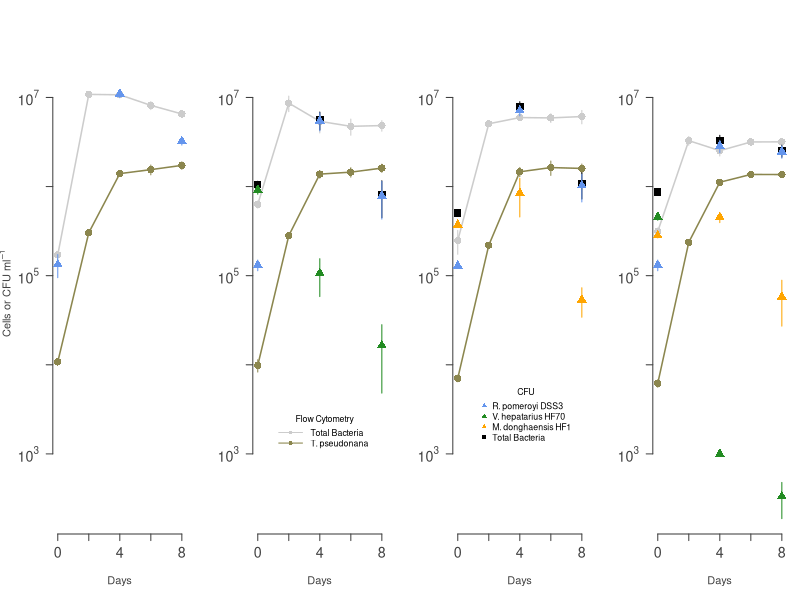
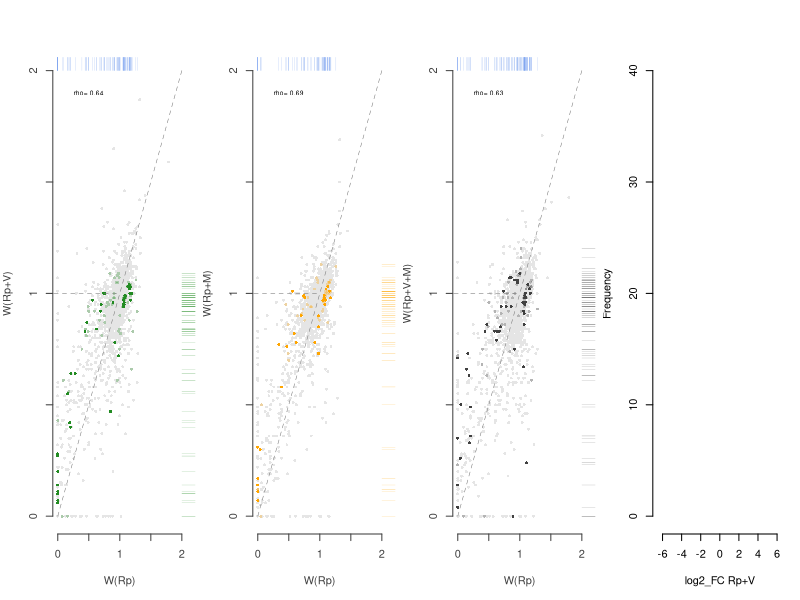
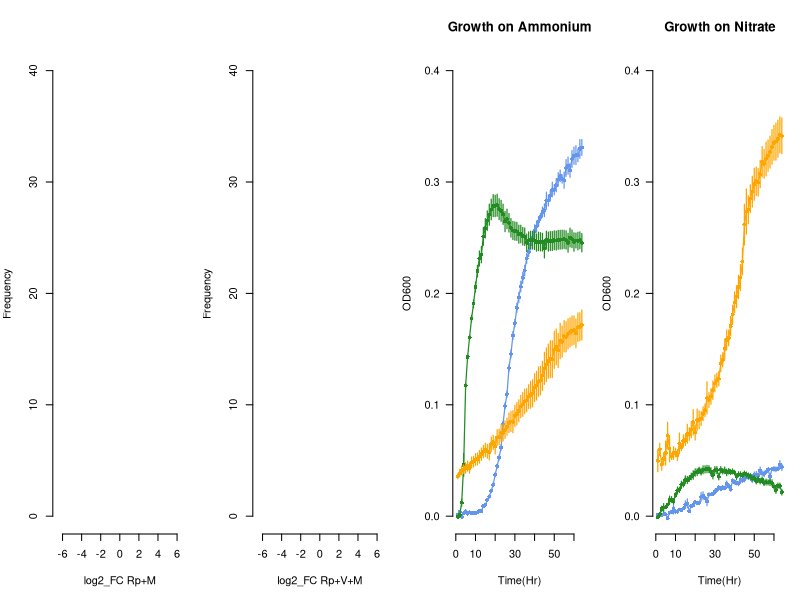
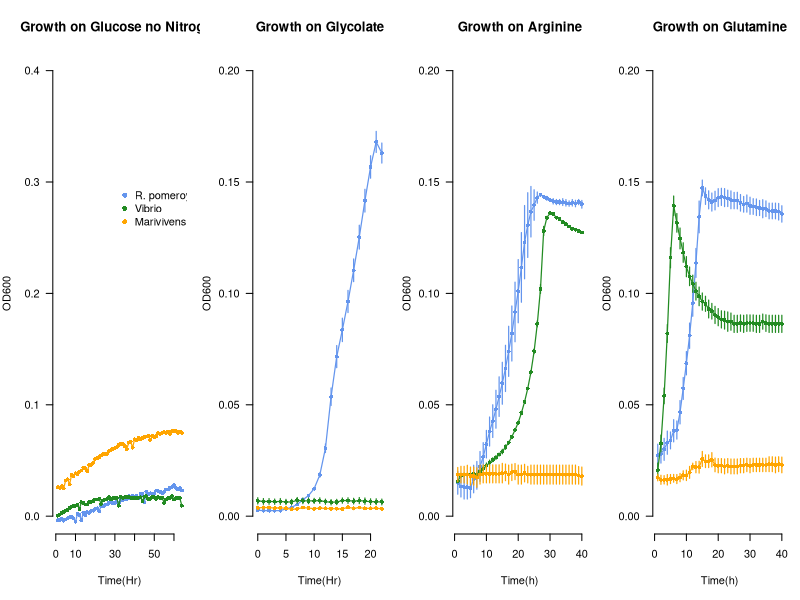
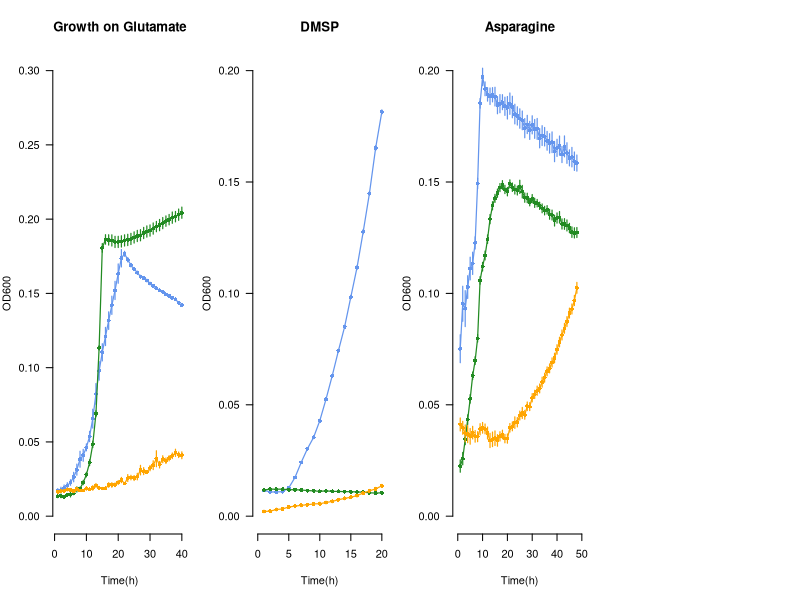

The R script that drew these images, in order:
## ---- chunk 1
#loading in packages
library(readr)
library(dplyr)
library(tidyr)
library(ggplot2)
library(scales)
library(data.table)
library(formattable)
## ---- chunk 2
# Defining variables to make it more readable later on

rpom <- 'Ruegeria_pomeroyi'
rpomColor <- 'cornflowerblue'
mari <- 'Marivivens'
mariColor <- 'orange'
vib <- 'Vib_70'
vibColor <- 'forestgreen'
diatom <- 'T_pseudo'
diatomColor <- 'khaki4'
bacteria <- 'Bacteria'
bacteriaColor <- 'gray80'
compCommColor <- 'gray25'
totalCFUColor <- 'black'
## ---- chunk 3
# Transform data from CFU to CFU/ml
# from 1/2 YTSS and 1/2 YTSS + KAN25
coloniesMl <- function(rawCFUdata){
    rawCFUdata <- rawCFUdata %>% 
    mutate(cfu.ml = CFU*Dilution/Volume) %>% 
    mutate(cfuKAN.ml = CFU_KAN*Dilution/Volume) %>% 
    ungroup()
}

# Calculate mean and standard error of the mean of CFU/ml 
# and CFU_KAN/ml separate and then combine
CFUmean <- function(CFUml){
    cfuMean <- CFUml %>%
        select(Condition, Replicate, Day, Organism, cfu.ml) %>%
        na.omit() %>%
        group_by(Condition, Day, Organism, Replicate) %>%
        summarize(CFU.ml = mean(cfu.ml)) %>% 
        group_by(Condition, Day, Organism) %>% 
        summarize(mean.CFU.ml=round(mean(CFU.ml)), sem.CFU.ml=sd(round(CFU.ml))/sqrt(length(CFU.ml)))%>%
        ungroup() 
    cfuKANmean <- CFUml %>%
        select(Condition, Replicate, Day, Organism, cfuKAN.ml) %>%
        na.omit() %>%
        group_by(Condition, Day, Organism, Replicate) %>%
        summarize(CFUKAN.ml = mean(cfuKAN.ml)) %>% 
        group_by(Condition, Day, Organism) %>% 
        summarize(mean.cfuKAN.ml=round(mean(CFUKAN.ml)), sem.cfuKAN.ml=sd(round(CFUKAN.ml))/sqrt(length(CFUKAN.ml)))%>%
        ungroup()
    full_join(cfuMean, cfuKANmean, by=c('Condition', 'Organism', 'Day'))
}


# Calculate mean Cells/ml from flow data taken on CyAN 
meanCellsml <- function(rawFlowdata){
    flowMean <- rawFlowdata %>%
        select(Condition, Replicate, Day, Organism, Cells.ml) %>%
        na.omit() %>%
        group_by(Condition, Day, Organism) %>%
        summarize(mean.Cells.ml=mean(round(Cells.ml)), sem.Cells.ml=sd(round(Cells.ml))
                  /sqrt(length(Cells.ml)))%>%
        ungroup()
}

# Read in CFU and flow data, transforming with above functions
# Need to add in Day 0 for condition 4/6 since these
# R pom colonies were inhibited by Vibrio, thus
# Taking the mean of all other time zeros and placing # it here

rawCFUcounts <- read.table(file='Data/GOTn_CFUcounts_v2.csv', header=TRUE, sep=',')
CFUml <- coloniesMl(rawCFUcounts)
meanCFUml <- CFUmean(CFUml)
meanCFUml <- meanCFUml[order(meanCFUml$Day), ]

flowCounts <- read.table(file='Data/GOTn_flowCounts_v2.csv', header=TRUE, sep=',')
meanFlow <- meanCellsml(flowCounts)
## ---- chunk 4
# Fixing the problem that there were no Rpom counts on day zero of conditions 4 & 6
# We just set the CFUs here equal to the mean of the inoculum from all other conditions


condition4RpomT0 <- meanCFUml$Day==0 & meanCFUml$Organism==rpom & meanCFUml$Condition=='Vibrio'
condition6RpomT0 <- meanCFUml$Day==0 & meanCFUml$Organism==rpom & meanCFUml$Condition=='CompleteCommunity'
allRpomT0 <- na.omit(CFUml$cfu.ml[CFUml$Day=='0' & CFUml$Organism==rpom])

meanCFUml$mean.CFU.ml[condition4RpomT0] <- mean(allRpomT0)
meanCFUml$sem.CFU.ml[condition4RpomT0] <- sd(allRpomT0)/sqrt(length(allRpomT0))

meanCFUml$mean.CFU.ml[condition6RpomT0] <- mean(allRpomT0)
meanCFUml$sem.CFU.ml[condition6RpomT0] <- sd(allRpomT0)/sqrt(length(allRpomT0))
## ---- chunk 5
#Total CFUs from means then propagate error

totalCFUS <- meanCFUml %>% 
  group_by(Condition, Day) %>% 
  summarize(total.meanCFU= sum(mean.CFU.ml), total.sem=sqrt(sum(sem.CFU.ml^2, na.rm=TRUE)))

## ---- chunk 6
attach(meanCFUml)

meanCFU <- mean.CFU.ml[Organism==rpom]
meanCFUT0 <- mean.CFU.ml[Organism==rpom & Day==0]
meanCFUT4 <- mean.CFU.ml[Organism==rpom & Day==4]
meanCFUT8 <- mean.CFU.ml[Organism==rpom & Day==8]

semCFUT0 <- sem.CFU.ml[Organism==rpom & Day==0]
semCFUT4 <- sem.CFU.ml[Organism==rpom & Day==4]
semCFUT8 <- sem.CFU.ml[Organism==rpom & Day==8]


rpomAloneCFU <- mean.CFU.ml[Condition=='RpomAlone' & Organism==rpom]
semRpomAloneCFU <- sem.CFU.ml[Condition=='RpomAlone' & Organism==rpom]
rpomAloneTimeCFU <- Day[Condition=='RpomAlone' & Organism==rpom]

vibRpomCFU <- mean.CFU.ml[Condition=='Vibrio' & Organism==rpom]
semVibRpomCFU <- sem.CFU.ml[Condition=='Vibrio' & Organism==rpom]
vibCFU <- mean.CFU.ml[Condition=='Vibrio' & Organism==vib]
semVibCFU <- sem.CFU.ml[Condition=='Vibrio' & Organism==vib]
vibTimeCFU <- Day[Condition=='Vibrio' & Organism==vib]
vibRpomTimeCFU <- Day[Condition=='Vibrio' & Organism==rpom]

mariRpomCFU <- mean.CFU.ml[Condition=='Marivivens' & Organism==rpom]
semMariRpomCFU <- sem.CFU.ml[Condition=='Marivivens' & Organism==rpom]
mariCFU <- mean.CFU.ml[Condition=='Marivivens' & Organism==mari]
semMariCFU <- sem.CFU.ml[Condition=='Marivivens' & Organism==mari]
mariTimeCFU <- Day[Condition=='Marivivens' & Organism==mari]
mariRpomTimeCFU <- Day[Condition=='Marivivens' & Organism==rpom]

compCommRpomCFU <- mean.CFU.ml[Condition=='CompleteCommunity' & Organism==rpom]
semCompCommRpomCFU <- sem.CFU.ml[Condition=='CompleteCommunity' & Organism==rpom]
compCommMariCFU <- mean.CFU.ml[Condition=='CompleteCommunity' & Organism==mari]
semCompCommMariCFU <- sem.CFU.ml[Condition=='CompleteCommunity' & Organism==mari]
compCommVibCFU <- mean.CFU.ml[Condition=='CompleteCommunity' & Organism==vib]
semCompCommVibCFU <- sem.CFU.ml[Condition=='CompleteCommunity' & Organism==vib]
compCommVibTimeCFU <- Day[Condition=='CompleteCommunity' & Organism==vib]
compCommMariTimeCFU <- Day[Condition=='CompleteCommunity' & Organism==mari]
compCommRpomTimeCFU <- Day[Condition=='CompleteCommunity' & Organism==rpom]

detach(meanCFUml, unload=TRUE)

## ---- chunk 7
# Reading in functions for growth curves that I like to make
niceGrowthCurve <- function(time, populationDensity, yLim, yLab=expression('Cells or CFU ml' ^-1),  timeTicks, timeLabs, popTicks, popLabs){
  xLab <- 'Days'
  axesCol <- 'gray25'
  plot(time, populationDensity, las=1, xlab=xLab, ylab=yLab, log='y',  type='n', frame.plot=FALSE,  yaxt='n', xaxt='n', ylim=yLim, col.lab=axesCol)
  axis(1, at=timeTicks, labels=timeLabs, col=axesCol, col.axis=axesCol, cex.axis=1.3, cex.lab=1.3)
  axis(2, at=popTicks, labels=popLabs, las=1, col=axesCol, col.axis=axesCol, cex.axis=1.3, cex.lab=1.3)
}


oneMemberGrowthCurve <- function(timePop1, pop1, pop1SEM, pop1Col, lineType=1, point=16){
  points(timePop1, pop1, col=pop1Col, pch=point, cex=1.5)
  lines(timePop1, pop1, col=pop1Col, lty=lineType, lwd=1.5)
  segments(x0=timePop1, y0=pop1+pop1SEM, y1=pop1-pop1SEM, col=pop1Col)
}

## ---- chunk 8
#Defining the flow cytometry objects as the treatmentOrganism

attach(meanFlow)

tnBacteriaFlow <-  mean.Cells.ml[Condition=='RpomAlone' & Organism==bacteria]
semTnBacteriaFlow <- sem.Cells.ml[Condition=='RpomAlone' & Organism==bacteria]
tnDiatomFlow <- mean.Cells.ml[Condition=='RpomAlone' & Organism==diatom]
semTnDiatomFlow <- sem.Cells.ml[Condition=='RpomAlone' & Organism==diatom]
tnBacteriaTimeFlow <- Day[Condition=='RpomAlone' & Organism==bacteria]
tnDiatomTimeFlow <- Day[Condition=='RpomAlone' & Organism==diatom]

vibBacteriaFlow <-  mean.Cells.ml[Condition=='Vibrio' & Organism==bacteria]
semVibBacteriaFlow <- sem.Cells.ml[Condition=='Vibrio' & Organism==bacteria]
vibDiatomFlow <- mean.Cells.ml[Condition=='Vibrio' & Organism==diatom]
semVibDiatomFlow <- sem.Cells.ml[Condition=='Vibrio' & Organism==diatom]
vibBacteriaTimeFlow <- Day[Condition=='Vibrio' & Organism==bacteria]
vibDiatomTimeFlow <- Day[Condition=='Vibrio' & Organism==diatom]

mariBacteriaFlow <-  mean.Cells.ml[Condition=='Marivivens' & Organism==bacteria]
semMariBacteriaFlow <- sem.Cells.ml[Condition=='Marivivens' & Organism==bacteria]
mariDiatomFlow <- mean.Cells.ml[Condition=='Marivivens' & Organism==diatom]
semMariDiatomFlow <- sem.Cells.ml[Condition=='Marivivens' & Organism==diatom]
mariBacteriaTimeFlow <- Day[Condition=='Marivivens' & Organism==bacteria]
mariDiatomTimeFlow <- Day[Condition=='Marivivens' & Organism==diatom]

allBacteriaFlow <-  mean.Cells.ml[Condition=='CompleteCommunity' & Organism==bacteria]
semAllBacteriaFlow <- sem.Cells.ml[Condition=='CompleteCommunity' & Organism==bacteria]
allDiatomFlow <- mean.Cells.ml[Condition=='CompleteCommunity' & Organism==diatom]
semAllDiatomFlow <- sem.Cells.ml[Condition=='CompleteCommunity' & Organism==diatom]
allBacteriaTimeFlow <- Day[Condition=='CompleteCommunity' & Organism==bacteria]
allDiatomTimeFlow <- Day[Condition=='CompleteCommunity' & Organism==diatom]
detach(meanFlow, unload=TRUE)
## ---- chunk 9
xAxis <- seq(0,8, by=2)
xAxisLong <- seq(0,16, by=2)
xAxisLabs <- c('0','','4','','8')
xAxisLongLabs <- c('0','','4','','8','','12','','16')

ylim <- c(2e2,2e7)
yAxis <-  c(1e3, 1e4, 1e5, 1e6, 1e7)
yAxisLab <- c(expression('10'^'3'), '', expression('10'^'5'), '',expression('10'^'7'))

#pdf(file='growthcurve_20220316.pdf', height=3, width=9, useDingbats=FALSE)

par(mfrow=c(1,4), mar=c(5,4,4,1))

#Rpom Alone
niceGrowthCurve(xAxis, yAxis, ylim, timeTicks=xAxis, timeLabs=xAxisLabs, popTicks=yAxis, popLabs=yAxisLab)


oneMemberGrowthCurve(tnBacteriaTimeFlow, tnBacteriaFlow, semTnBacteriaFlow, bacteriaColor)
oneMemberGrowthCurve(tnDiatomTimeFlow, tnDiatomFlow, semTnDiatomFlow, diatomColor)
oneMemberGrowthCurve(rpomAloneTimeCFU, rpomAloneCFU, semRpomAloneCFU, rpomColor,lineType=0, point=17)




#Vibrio

niceGrowthCurve(xAxis, yAxis, ylim, yLab='', timeTicks=xAxis, timeLabs=xAxisLabs, popTicks=yAxis, popLabs=yAxisLab)

oneMemberGrowthCurve(vibBacteriaTimeFlow, vibBacteriaFlow, semVibBacteriaFlow, bacteriaColor)
oneMemberGrowthCurve(vibDiatomTimeFlow, vibDiatomFlow, semVibDiatomFlow, diatomColor)


oneMemberGrowthCurve(totalCFUS$Day[totalCFUS$Condition=='Vibrio'], totalCFUS$total.meanCFU[totalCFUS$Condition=='Vibrio'], totalCFUS$total.sem[totalCFUS$Condition=='Vibrio'], totalCFUColor, lineType=0, point=15)

oneMemberGrowthCurve(vibRpomTimeCFU, vibRpomCFU, semVibRpomCFU, rpomColor, lineType=0, point=17)
oneMemberGrowthCurve(vibTimeCFU, vibCFU, semVibCFU, vibColor, lineType=0, point=17)


legend(1.2, 0.3e4, legend=c('Total Bacteria' , 'T. pseudonana'), col=c(bacteriaColor, diatomColor), cex=0.8, pch=16, lty=1, bty='n', title='Flow Cytometry', seg.len=3)


#Marivivens

niceGrowthCurve(xAxis, yAxis, ylim, yLab='', timeTicks=xAxis, timeLabs=xAxisLabs, popTicks=yAxis, popLabs=yAxisLab)

oneMemberGrowthCurve(mariBacteriaTimeFlow, mariBacteriaFlow, semMariBacteriaFlow, bacteriaColor)
oneMemberGrowthCurve(mariDiatomTimeFlow, mariDiatomFlow, semMariDiatomFlow, diatomColor)

oneMemberGrowthCurve(totalCFUS$Day[totalCFUS$Condition=='Marivivens'], totalCFUS$total.meanCFU[totalCFUS$Condition=='Marivivens'], totalCFUS$total.sem[totalCFUS$Condition=='Marivivens'], totalCFUColor, lineType=0, point=15)

oneMemberGrowthCurve(mariRpomTimeCFU, mariRpomCFU, semMariRpomCFU, rpomColor, lineType=0, point=17)
oneMemberGrowthCurve(mariTimeCFU, mariCFU, semMariCFU, mariColor, lineType=0, point=17)


legend(1.2, 0.6e4, legend=c('R. pomeroyi DSS3' , 'V. hepatarius HF70', 'M. donghaensis HF1', 'Total Bacteria'), col=c(rpomColor, vibColor, mariColor, totalCFUColor), pch=c(17,17,17,15), cex=0.8, lty=0, bty='n', title='CFU', seg.len=3)

#CompleteCommunity

niceGrowthCurve(xAxis, yAxis, ylim, yLab='', timeTicks=xAxis, timeLabs=xAxisLabs, popTicks=yAxis, popLabs=yAxisLab)

oneMemberGrowthCurve(allBacteriaTimeFlow, allBacteriaFlow, semAllBacteriaFlow, bacteriaColor)
oneMemberGrowthCurve(allDiatomTimeFlow, allDiatomFlow, semAllDiatomFlow, diatomColor)


oneMemberGrowthCurve(totalCFUS$Day[totalCFUS$Condition=='CompleteCommunity'], totalCFUS$total.meanCFU[totalCFUS$Condition=='CompleteCommunity'], totalCFUS$total.sem[totalCFUS$Condition=='CompleteCommunity'], totalCFUColor, lineType=0, point=15)

oneMemberGrowthCurve(compCommRpomTimeCFU, compCommRpomCFU, semCompCommRpomCFU, rpomColor, lineType=0, point=17)
oneMemberGrowthCurve(compCommRpomTimeCFU, compCommVibCFU, semCompCommVibCFU, vibColor, lineType=0, point=17)
oneMemberGrowthCurve(compCommMariTimeCFU, compCommMariCFU, semCompCommMariCFU, mariColor, lineType=0, point=17)



#dev.off()
## ---- chunk 10
# expansion factors for Rpom as the only bacteria makes it easy

expansionCalc <- function(initialFC, finalFC, semInitialFC, semFinalFC){
  
  x <- initialFC
  y <- finalFC
  
  expansion <- y/x
  
  dx_x <- semInitialFC/x
  dy_y <- semFinalFC/y
  
  uncertainty <- expansion*sqrt((dx_x)^2*(dy_y)^2)
  
  expansion_uncertainty <- c(vector(),c(expansion, uncertainty))
}


rpomAloneExp <- expansionCalc(tnBacteriaFlow[1], tnBacteriaFlow[5], semTnBacteriaFlow[1], semTnBacteriaFlow[5])[1]
semRpomAloneExp <- expansionCalc(tnBacteriaFlow[1], tnBacteriaFlow[5], semTnBacteriaFlow[1], semTnBacteriaFlow[5])[2]

rpomAloneExpCFU <- expansionCalc(rpomAloneCFU[1], rpomAloneCFU[3], semRpomAloneCFU[1], semRpomAloneCFU[3])[1]
semRpomAloneExpCFU <- expansionCalc(rpomAloneCFU[1], rpomAloneCFU[3], semRpomAloneCFU[1], semRpomAloneCFU[3])[2]


# to get expansion factors for conditions with multiple bacteria
# Rpom CFUs / Total Bacteria CFUs * Total Bacteria FC = Rpom FC
# expansion factor is then Rpom FC final / Rpom FC initial

percentMultiBact <- function(rPom, bact2, bact3){
  x <- rPom
  y <- bact2
  z <- bact3
  
  total <- x/(x+y+z)
}

expansionCalc_noUncert <- function(initialFC, finalFC){
  
  x <- initialFC
  y <- finalFC
  
  expansion <- y/x
}

  
rpomVibPercent <- percentMultiBact(vibRpomCFU, vibCFU, bact3=0)
rpomMariPercent <- percentMultiBact(mariRpomCFU, mariCFU, bact3=0)
rpomAllPercent <- percentMultiBact(compCommRpomCFU, compCommVibCFU, compCommMariCFU)




#these are all of specifically rpom in each treatment then multiplied by the flowcytometry data (0d and 8d) to get cells/ml of rpom from the percentage of rpom cells based on cfus

vibExp <-  expansionCalc_noUncert(vibBacteriaFlow[1]*rpomVibPercent[1], vibBacteriaFlow[5]*rpomVibPercent[3])


mariExp <-  expansionCalc_noUncert(mariBacteriaFlow[1]*rpomMariPercent[1], mariBacteriaFlow[5]*rpomMariPercent[3])


allExp <- expansionCalc_noUncert(allBacteriaFlow[1]*rpomAllPercent[1], allBacteriaFlow[5]*rpomAllPercent[3])

print(c('RpomAlone Expansion=', round(rpomAloneExp, 2),'Vibrio Expansion=', round(vibExp,2) , 'Marivivens Expansion=', round(mariExp,2), 'CompleteCommunity Expansion', round(allExp, 2)))
## ---- chunk 11



#Calculating the # of generations from the FC data, for rpom Alone just use the flow data, for rpom in the other communities, use the %CFU rpom * FC data

generations <- function(FC, percentRpom){
  (log10(FC[5]*percentRpom[3]) - log10(FC[1]*percentRpom[1]))/0.301

}


generationTable <- matrix(nrow=4, ncol=2)
generationTable[1, 1] <- 'rpomAlone Generations'
generationTable[2, 1] <- 'Vibrio rpom Generations'
generationTable[3, 1] <- 'Marivivens rpom Generations'
generationTable[4, 1] <- 'Complete Comm rpom Generations'
generationTable[1,2] <- round((log10(tnBacteriaFlow[5]) - log10(tnBacteriaFlow[1]))/0.301,2)
generationTable[2,2] <- round(generations(vibBacteriaFlow, rpomVibPercent),2)
generationTable[3,2] <- round(generations(mariBacteriaFlow, rpomMariPercent), 2)
generationTable[4,2] <- round(generations(allBacteriaFlow, rpomAllPercent), 2)

print(generationTable)

paste('Mean Generations=', mean(as.numeric(generationTable[1:4, 2])))
## ---- chunk 12
# Calculating the number of generations from time 0 to 4 for just Rpom CFUs
#propagation of standard error of the mean
errorProp <- function(sem, mean){
  sqrt((0.434*(sem[2]/mean[2]))^2 + (0.434*(sem[1]/mean[1]))^2)
}

gen4Table <- matrix(nrow=4, ncol=3)
gen4Table[1, 1] <- 'rpomAlone Generations'
gen4Table[2, 1] <- 'Vibrio rpom Generations'
gen4Table[3, 1] <- 'Marivivens rpom Generations'
gen4Table[4, 1] <- 'Complete Comm rpom Generations'
gen4Table[1, 2] <- round((log10(rpomAloneCFU[2])-log10(rpomAloneCFU[1]))/0.301, 3)
gen4Table[2, 2] <- round((log10(vibRpomCFU[2])-log10(vibRpomCFU[1]))/0.301, 3)
gen4Table[3, 2] <- round((log10(mariRpomCFU[2])-log10(mariRpomCFU[1]))/0.301, 3)
gen4Table[4, 2] <- round((log10(compCommRpomCFU[2])-log10(compCommRpomCFU[1]))/0.301, 3)

gen4Table[1,3] <- round(errorProp(semRpomAloneCFU, rpomAloneCFU), 3)
gen4Table[2,3] <- round(errorProp(semVibRpomCFU, vibRpomCFU), 3)
gen4Table[3,3] <- round(errorProp(semMariRpomCFU, mariRpomCFU), 3)
gen4Table[4,3] <- round(errorProp(semCompCommRpomCFU, compCommRpomCFU), 3)

errorProp(semRpomAloneCFU, rpomAloneCFU)

print(gen4Table)
paste('Mean Generations=', mean(as.numeric(gen4Table[1:4, 2])))


## ---- chunk 13
meanFitness <- fread('Data/meanFitness_20220701.csv', header=TRUE)
significantFitness <- fread('Data/significantFitness_Metabolism_20220706.csv', header=TRUE)
table1 <- fread('Table1_20220718.csv', header=TRUE) %>% 
  select(spo, gene, funct, sig_vib, sig_mari, sig_cc) %>% 
    inner_join(., significantFitness, by=c('spo', 'gene', 'funct', 'sig_mari', 'sig_vib', 'sig_cc'))

#Select only significant genes to later be counted as fit increases or decreases
vibSig <- significantFitness[sig_vib == 'yes']
vibSigTable <- table1[sig_vib=='yes']
mariSig <- significantFitness[sig_mari == 'yes']
mariSigTable <- table1[sig_mari=='yes']
commSig <- significantFitness[sig_cc == 'yes']
commSigTable <- table1[sig_cc=='yes']

legendColors <- c(rpomColor, vibColor, mariColor, compCommColor)

fitTicks <- c(0, 0.5, 1, 1.5, 2)
fitLabs <- c('0', '','1','', '2')

overallFitPlot <- function(meanFitX=meanFitness$meanW_rpomAlone, meanFitY=meanFitness$meanW_vib, SigFitY_X, SigFitY_Y, SigTableX, SigTableY, xLab, yLab, ycol){
    x <- cor.test(meanFitX, meanFitY, method='spearman')
    segmentCol <- 'grey45'
    axesCol <- 'gray25'
    plot(meanFitX, meanFitY, pch=16, col='grey90', xlab=xLab, ylab=yLab, las=1, bty='n', xaxt='n', yaxt='n',  cex=0.6, xlim=c(0,2), ylim=c(0,2), col.lab=axesCol)
    
    points(SigFitY_X, SigFitY_Y, pch=16, col=alpha(ycol,0.3), cex=0.6)
    points(SigTableX, SigTableY, pch=16,col=ycol, cex=0.6)
    rug(SigFitY_X, side=1, pos=c(2,0), ticksize=0.1, lwd=0.15, col=rpomColor)
    rug(SigFitY_Y, side=2, col=ycol, pos=c(2,0), ticksize=0.1, lwd=0.15)
    axis(1, at=fitTicks, labels=fitLabs, col=axesCol, col.axis=axesCol)
    axis(2, at=fitTicks, labels=fitLabs, col=axesCol, col.axis=axesCol)
    segments(x0=0, y0=0, x1=2, y1=2, col= segmentCol, lty=2, lwd=0.5)
    segments(x0=-1, y0=1, x1=1, y1=1, col=segmentCol, lty=2, lwd=0.5)
    text(0.5, 1.9, paste('rho=',round(x$estimate, 2)), cex=0.6)
}

print(c('rpomAlone against vibrio spearman:', cor.test(meanFitness$meanW_rpomAlone, meanFitness$meanW_vib, method='spearman')[3:4]))
print(c('rpomAlone against marivivens spearman:', cor.test(meanFitness$meanW_rpomAlone, meanFitness$meanW_mari, method='spearman')[3:4]))
print(c('rpomAlone against Complete Commuinity spearman:', cor.test(meanFitness$meanW_rpomAlone, meanFitness$meanW_CC, method='spearman')[3:4]))


#pdf('fitnessOverview20220718.pdf', height=3, width=9,useDingbats=FALSE)
par(mfrow=c(1,4), mar=c(5,4,4,1))

overallFitPlot(meanFitness$meanW_rpomAlone, meanFitness$meanW_vib, vibSig$meanW_rpomAlone, vibSig$meanW_vib, vibSigTable$meanW_rpomAlone, vibSigTable$meanW_vib, 'W(Rp)','W(Rp+V)', vibColor)


overallFitPlot(meanFitness$meanW_rpomAlone, meanFitness$meanW_mari, mariSig$meanW_rpomAlone, mariSig$meanW_mari,  mariSigTable$meanW_rpomAlone, mariSigTable$meanW_mari, 'W(Rp)','W(Rp+M)', mariColor)

overallFitPlot(meanFitness$meanW_rpomAlone, meanFitness$meanW_CC, commSig$meanW_rpomAlone, commSig$meanW_CC,commSigTable$meanW_rpomAlone, commSigTable$meanW_CC, 'W(Rp)','W(Rp+V+M)', compCommColor)
#dev.off()
## ---- chunk 14
vibSigIncrease <- length(vibSig$Vib_fold_diff[vibSig$Vib_fold_diff > 0 & !is.na(vibSig$Vib_fold_diff)])
vibSigDecrease <- length(vibSig$Vib_fold_diff[vibSig$Vib_fold_diff < 0 & !is.na(vibSig$Vib_fold_diff)])
vibTotal <- length(vibSig$Vib_fold_diff)


mariSigIncrease <- length(mariSig$Mari_fold_diff[mariSig$Mari_fold_diff > 0 & !is.na(mariSig$Mari_fold_diff)])
mariSigDecrease <- length(mariSig$Mari_fold_diff[mariSig$Mari_fold_diff < 0 & !is.na(mariSig$Mari_fold_diff)])
mariTotal <- length(mariSig$Mari_fold_diff)

commSigIncrease <- length(commSig$CC_fold_diff[commSig$CC_fold_diff > 0 & !is.na(commSig$CC_fold_diff)])
commSigDecrease <- length(commSig$CC_fold_diff[commSig$CC_fold_diff < 0 & !is.na(commSig$CC_fold_diff)])
commTotal <- length(commSig$CC_fold_diff)

prop.test(c(vibSigIncrease, vibSigDecrease), c(vibTotal, vibTotal))
prop.test(c(mariSigIncrease, mariSigDecrease), c(mariTotal, mariTotal))
prop.test(c(commSigIncrease, commSigDecrease), c(commTotal, commTotal))
## ---- chunk 15


#pdf('log2FC_Whist_20220707.pdf', width=5, height=5)
hist(vibSig$Vib_fold_diff, seq(-6.5, 6.6, length.out = 125), col=vibColor, xlim=c(-6.5, 6.5), ylim=c(0,40), border='white', xlab='log2_FC Rp+V', main='')
hist(mariSig$Mari_fold_diff, seq(-6.5, 6.6, length.out = 125), col=mariColor, xlim=c(-6.5, 6.5), ylim=c(0,40), border='white', xlab='log2_FC Rp+M', main='')
hist(commSig$CC_fold_diff, seq(-6.6, 6.6, length.out = 125), col=compCommColor, xlim=c(-6.5, 6.5), ylim=c(0,40), border='white', xlab='log2_FC Rp+V+M', main='')
#dev.off()

# wilcox.test(vib_inc_dW, cc_inc_dW, conf.int = TRUE)
# wilcox.test(vib_inc_dW, mari_inc_dW, conf.int = TRUE)
# wilcox.test(mari_inc_dW, cc_inc_dW, conf.int = TRUE)
# median(vib_inc_dW)
# median(mari_inc_dW)
# median(cc_inc_dW)
# 
# wilcox.test(vib_dec_dW, cc_dec_dW, conf.int = TRUE)
# wilcox.test(vib_dec_dW, mari_dec_dW, conf.int = TRUE)
# wilcox.test(mari_dec_dW, cc_dec_dW, conf.int = TRUE)
# median(vib_dec_dW)
# median(mari_dec_dW)
# median(cc_dec_dW)
# 
# 
# 
# diffTab <- data.table(Treatment='Rp+V', dW=vibSig$Vib_diff) %>% 
#   rbind(data.table(Treatment='Rp+M', dW=mariSig$Mari_diff)) %>% 
#   rbind(data.table(Treatment='Rp+V+M', dW=commSig$CC_diff))
# 
# #test of -dW
# kruskal.test(diffTab$dW[diffTab$dW<0] ~ diffTab$Treatment[diffTab$dW<0])
# 
# #test of +dW
# kruskal.test(diffTab$dW[diffTab$dW>0] ~ diffTab$Treatment[diffTab$dW>0])
## ---- chunk 16
plateOD <- fread('Data/NitrogenUsage_GrowthCurves_CBS.csv') %>%  melt(., id=('Time'), variable.name='Well', value.name='OD600')


plateMap <- fread('Data/NitrogenUsage_GrowthCurves_CBS_platelayout.csv')

growthData <- inner_join(plateOD, plateMap, by='Well')
meanCells <- function(rawData) {
    rawData <- rawData %>% 
        na.omit() %>% 
        group_by(Time, Organism, Condition) %>% 
        summarise(mean_OD=mean(OD600), sem_OD = sd(OD600)/sqrt(length(OD600)))
}

x <- meanCells(growthData)
x$mean_OD[x$Organism!='Blank'] <- x$mean_OD[x$Organism!='Blank'] - x$mean_OD[x$Organism=='Blank']

# Blank transformed data
blankedGrowthCurve <- x

attach(blankedGrowthCurve)

# Define each strain/fluorescent organism used for this plate
rpomNH <- Organism=='Rpom' & Condition=='NH'
rpomNO <- Organism=='Rpom' & Condition=='NO'
rpomNoN <- Organism=='Rpom' & Condition=='NoN'
vibNH <- Organism=='Vib' & Condition=='NH'
vibNO <- Organism=='Vib' & Condition=='NO'
vibNoN <- Organism=='Vib' & Condition=='NoN'
mariNH <- Organism=='Mari' & Condition=='NH'
mariNO <- Organism=='Mari' & Condition=='NO'
mariNoN <- Organism=='Mari' & Condition=='NoN'


OD <- function(strain, color) {
    points(Time[strain], mean_OD[strain], pch=16, cex=0.8, col=color)
    lines(Time[strain], mean_OD[strain], col=color, lwd=1.2)
    segments(Time[strain], y0=mean_OD[strain]-sem_OD[strain], y1=mean_OD[strain]+sem_OD[strain], col=color, lwd=1.2)
}


#pdf('Nitrate_Ammonium_GC_20211209.pdf', height=8, width=10, useDingbats = FALSE)

plot(Time[rpomNH], mean_OD[rpomNH], type='n',  las=1, xlab='Time(Hr)', ylab='OD600', main='Growth on Ammonium', bty='n', ylim=c(0, 0.4),cex=1.5, col='gray80')
OD(rpomNH, rpomColor)
OD(vibNH, vibColor)
OD(mariNH, mariColor)


plot(Time[rpomNO], mean_OD[rpomNO], type='n',  las=1, xlab='Time(Hr)', ylab='OD600', main='Growth on Nitrate', bty='n', ylim=c(0,0.4), cex=1.5, col='gray80')
OD(rpomNO, rpomColor)
OD(vibNO, vibColor)
OD(mariNO, mariColor)


plot(Time[rpomNoN], mean_OD[rpomNoN], type='n',  las=1, xlab='Time(Hr)', ylab='OD600', main='Growth on Glucose no Nitrogen', bty='n', ylim=c(0,0.4), cex=1.5, col='gray80')
OD(rpomNoN, rpomColor)
OD(vibNoN, vibColor)
OD(mariNoN, mariColor)
legend(30, 0.3, legend=c('R. pomeroyi WT', 'Vibrio', 'Marivivens'), col=c(rpomColor, vibColor, mariColor), bty='n', pch=16)
#dev.off()
detach(blankedGrowthCurve)
## ---- chunk 17

glycolate_OD <- fread('Data/Glycolate_Malate_GrowthCurves_CBS.csv') %>%  melt(., id=('Time'), variable.name='Well', value.name='OD600')
glycolate_OD$Well <- as.integer(glycolate_OD$Well)
glycolate_layout <- fread('Data/Glycolate_Malate_GrowthCurves_CBS_platelayout.csv')



glycolate_growthData <- inner_join(glycolate_OD, glycolate_layout , by='Well')


glycolate_mean <- meanCells(glycolate_growthData)

# Blank transformed data

glycolate_mean$mean_OD[glycolate_mean$Organism!='Blank' & glycolate_mean$Condition=='Glycolate'] <- glycolate_mean$mean_OD[glycolate_mean$Organism!='Blank' & glycolate_mean$Condition=='Glycolate'] - glycolate_mean$mean_OD[glycolate_mean$Organism=='Blank' & glycolate_mean$Condition=='Glycolate']


attach(glycolate_mean)
rpomGlycolate <- Organism=='Rpom' & Condition=='Glycolate'

vibGlycolate <- Organism=='Vib' & Condition=='Glycolate'

mariGlycolate <- Organism=='Mari' & Condition=='Glycolate'




OD <- function(strain, color) {
    points(Time[strain], mean_OD[strain], pch=16, cex=0.8, col=color)
    lines(Time[strain], mean_OD[strain], col=color, lwd=1.2)
    segments(Time[strain], y0=mean_OD[strain]-sem_OD[strain], y1=mean_OD[strain]+sem_OD[strain], col=color, lwd=1.2)
}


#pdf('glycolateMalate_growth.pdf')
plot(Time[rpomGlycolate], mean_OD[rpomGlycolate], type='n',  las=1, xlab='Time(Hr)', ylab='OD600', main='Growth on Glycolate', bty='n', ylim=c(0, 0.2),cex=1.5, col='gray80')
OD(rpomGlycolate, rpomColor)
OD(vibGlycolate, vibColor)
OD(mariGlycolate, mariColor)

#dev.off()

detach(glycolate_mean)

## ---- chunk 18
ArgGln <- fread('Data/cbs_growth_arginine_gln_malonate.csv') %>% 
    pivot_longer(., cols=2:19, names_to='Organism', values_to='OD') %>% 
    separate(., col='Organism', into=c('Organism', 'Condition', 'Rep')) %>% 
    group_by(Time, Organism, Condition) %>% 
    summarize(mean_OD=mean(OD), sem_OD=sd(OD)/sqrt(length(OD)))
attach(ArgGln)

rpomArg <- Organism=='Rp' & Condition=='arginine'
mariArg <- Organism=='Marivivens' & Condition=='arginine'
vibArg <- Organism=='Vibrio' & Condition=='arginine'
#pdf('ArginineGrowth.pdf')
plot(Time[rpomArg], mean_OD[rpomArg], type='n',  las=1, xlab='Time(h)', ylab='OD600', main='Growth on Arginine', bty='n', ylim=c(0, 0.2),cex=1.5, col='gray80')
OD(rpomArg, rpomColor)
OD(vibArg, vibColor)
OD(mariArg, mariColor)
#dev.off()

rpomGln <- Organism=='Rp' & Condition=='glutamine'
mariGln <- Organism=='Marivivens' & Condition=='glutamine'
vibGln <- Organism=='Vibrio' & Condition=='glutamine'
#pdf('GlutamineGrowth.pdf')
plot(Time[rpomGln], mean_OD[rpomGln], type='n',  las=1, xlab='Time(h)', ylab='OD600', main='Growth on Glutamine', bty='n', ylim=c(0, 0.2),cex=1.5, col='gray80')
OD(rpomGln, rpomColor)
OD(vibGln, vibColor)
OD(mariGln, mariColor)
#dev.off()


detach()
## ---- chunk 19
GluRibose <- fread('Data/cbs_glutamate_ribose.csv')%>%  melt(., id=('Time'), variable.name='Well', value.name='OD600')

GluRibose_layout <- fread('Data/cbs_glutamate_ribose_plateLayout.csv')


GluRibose_growthData <- inner_join(GluRibose, GluRibose_layout , by='Well')


GluRibose_mean <- meanCells(GluRibose_growthData)


GluRibose_mean$mean_OD[GluRibose_mean$Organism!='Blank' & GluRibose_mean$Condition=='Glutamate'] <- GluRibose_mean$mean_OD[GluRibose_mean$Organism!='Blank' & GluRibose_mean$Condition=='Glutamate'] - GluRibose_mean$mean_OD[GluRibose_mean$Organism=='Blank' & GluRibose_mean$Condition=='Glutamate']


attach(GluRibose_mean)

rpomGlu <- Organism=='Rpom' & Condition=='Glutamate'
vibGlu <- Organism=='Vib' & Condition=='Glutamate'
mariGlu <- Organism=='Mari' & Condition=='Glutamate'

#pdf('GlutamateGrowth.pdf')
plot(Time[rpomGlu], mean_OD[rpomGlu], type='n',  las=1, xlab='Time(h)', ylab='OD600', main='Growth on Glutamate', bty='n', ylim=c(0, 0.3),cex=1.5, col='gray80')
OD(rpomGlu, rpomColor)
OD(vibGlu, vibColor)
OD(mariGlu, mariColor)
#dev.off()


detach()
## ---- chunk 20
DMSP <- fread('Data/DSS3,HF1,HF70_DMSP_48-well.csv') %>% 
    pivot_longer(., cols=2:25, names_to='Organism', values_to='OD') %>% 
  na.omit() %>% 
    separate(., col='Organism', into=c('Organism', 'Condition', 'Rep')) %>% 
    group_by(Time, Organism, Condition) %>% 
    summarize(mean_OD=mean(OD), sem_OD=sd(OD)/sqrt(length(OD)))
attach(DMSP)


rpomDMSP <- Organism=='DSS3' & Condition=='DMSP'
mariDMSP <- Organism=='HF1' & Condition=='DMSP'
vibDMSP <- Organism=='HF70' & Condition=='DMSP'
#pdf('DMSP.pdf')
plot(Time[rpomDMSP], mean_OD[rpomDMSP], type='n',  las=1, xlab='Time(h)', ylab='OD600', main='DMSP', bty='n', ylim=c(0, 0.2),xlim=c(0, 20), cex=1.5, col='gray80')
OD(rpomDMSP, rpomColor)
OD(vibDMSP, vibColor)
OD(mariDMSP, mariColor)
#dev.off()
detach()

Asparagine <- fread('Data/DSS3,HF1,HF70_asparagine.csv') %>% 
    pivot_longer(., cols=2:19, names_to='Organism', values_to='OD') %>% 
  na.omit() %>% 
    separate(., col='Organism', into=c('Organism', 'Condition', 'Rep')) %>% 
    group_by(Time, Organism, Condition) %>% 
    summarize(mean_OD=mean(OD), sem_OD=sd(OD)/sqrt(length(OD))) 

attach(Asparagine)
rpomAsparagine <- Organism=='DSS3' & Condition=='asparagine'
mariAsparagine <- Organism=='HF1' & Condition=='asparagine'
vibAsparagine <- Organism=='HF70' & Condition=='asparagine'
#pdf('Asparagine.pdf')
plot(Time[rpomAsparagine], mean_OD[rpomAsparagine], type='n',  las=1, xlab='Time(h)', ylab='OD600', main='Asparagine', bty='n', ylim=c(0, 0.2),xlim=c(0, 50), cex=1.5, col='gray80')
OD(rpomAsparagine, rpomColor)
OD(vibAsparagine, vibColor)
OD(mariAsparagine, mariColor)
#dev.off()
detach(Asparagine)
